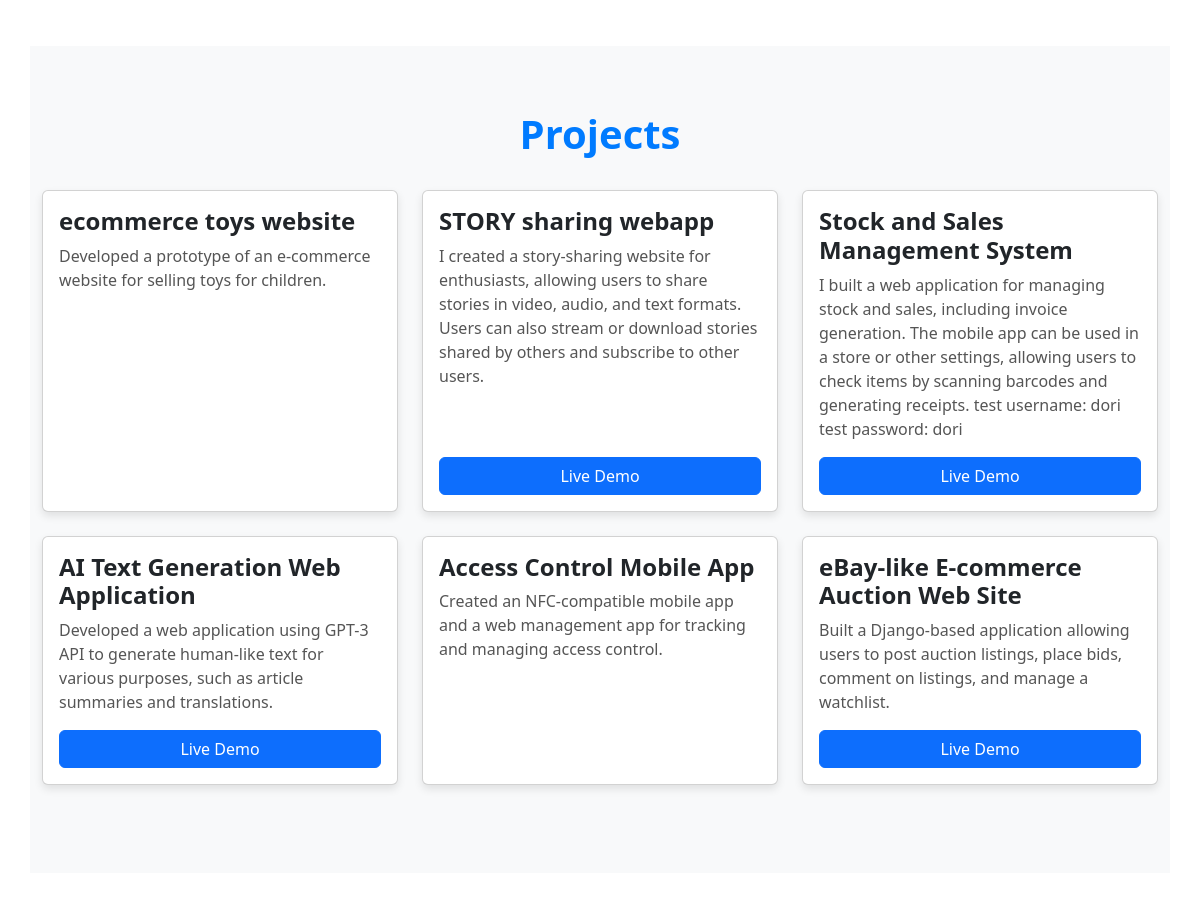
/ (middle part), run on an earlier commit of the app's database.
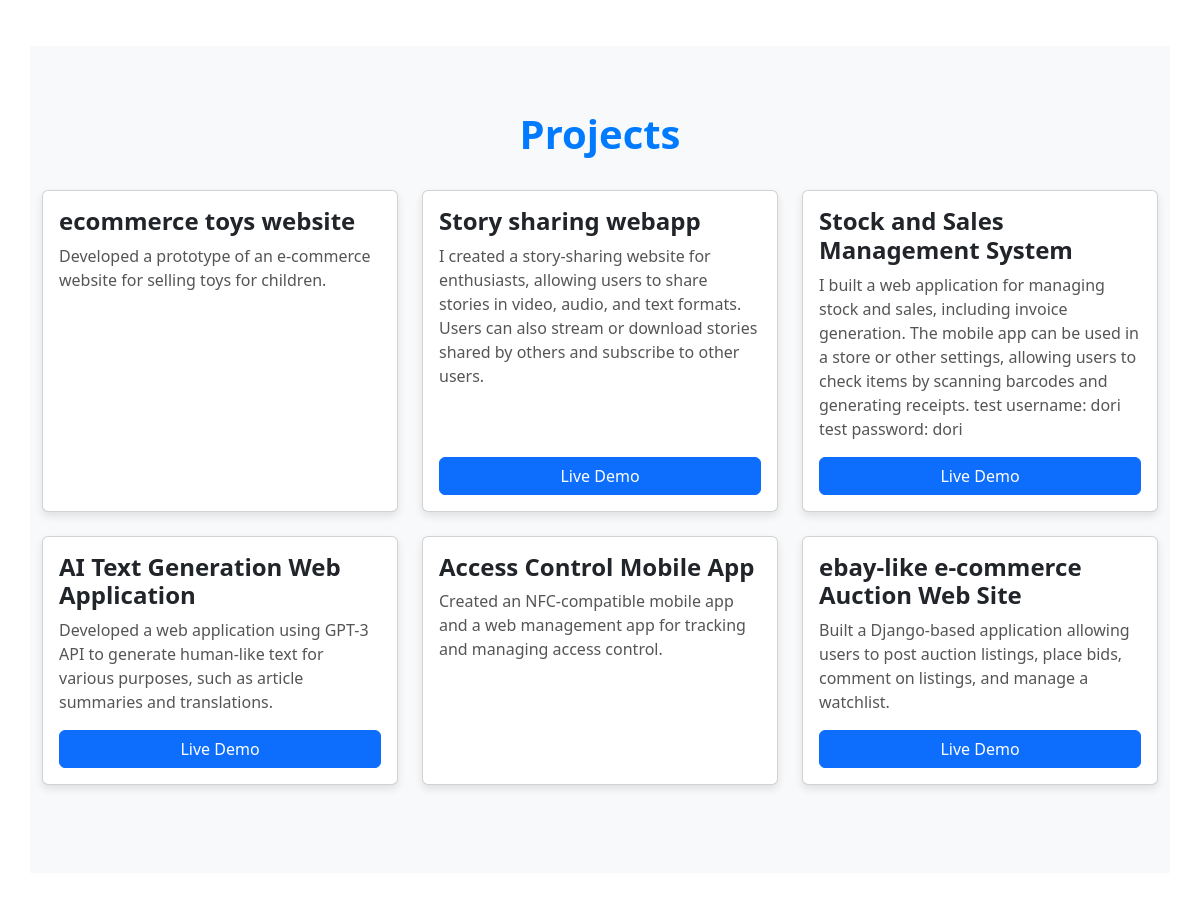
And on a later commit of the database.
### portfolio/models.py (models this page shows)
class Project(models.Model):
    title = models.CharField(max_length=100)
    description = models.TextField()
    link = models.URLField(blank=True, null=True)
    repo_link = models.URLField(blank=True, null=True)

### portfolio/views.py (the view)
# urls.py: path('', portfolio_view, name='portfolio'),
def portfolio_view(request):
    projects = Project.objects.order_by('-id')
    skills = Skill.objects.all()
    experiences = Experience.objects.order_by('-start_date')
    certificates = Certificate.objects.all()
    return render(request, 'portfolio/portfolio.html', {
        "year": 2024,
        "name": "daryldev",
        'projects': projects,
        'skills': skills,
        'experiences': experiences,
        'certificates': certificates,
    })

### portfolio/templates/portfolio/portfolio.html (shortened to what this page needs)
{% load static %}
<!DOCTYPE html>
<html lang="en">
<head>
    <link rel="stylesheet" href="{% static 'css/styles.css' %}" />
    <link href="https://cdn.jsdelivr.net/npm/bootstrap@5.3.0/dist/css/bootstrap.min.css" rel="stylesheet" />
    <link rel="stylesheet" href="https://cdnjs.cloudflare.com/ajax/libs/font-awesome/6.0.0-beta3/css/all.min.css" />
</head>
<body>
    <section id="projects" class="container my-5 section">
        <h2 class="section-title">Projects</h2>
        <div class="row">
            {% for project in projects %}
            <div class="col-md-4 mb-4">
                <div class="card h-100">
                    <div class="card-body">
                        <h5 class="card-title">{{ project.title }}</h5>
                        <p class="card-text">{{ project.description }}</p>
                        <div class="btn-row">
                            {% if project.link %}
                            <a href="{{ project.link }}" class="btn btn-primary" target="_blank" rel="noopener">
                                Live Demo
                            </a>
                            {% endif %}
                        </div>
                    </div>
                </div>
            </div>
            {% endfor %}
        </div>
    </section>
</body>
</html>

What changed in the data, as far as the page shows it:
changed Project: title "STORY sharing webapp" → "Story sharing webapp"
changed Project: title "eBay-like E-commerce Auction Web Site" → "ebay-like e-commerce Auction Web Site"
